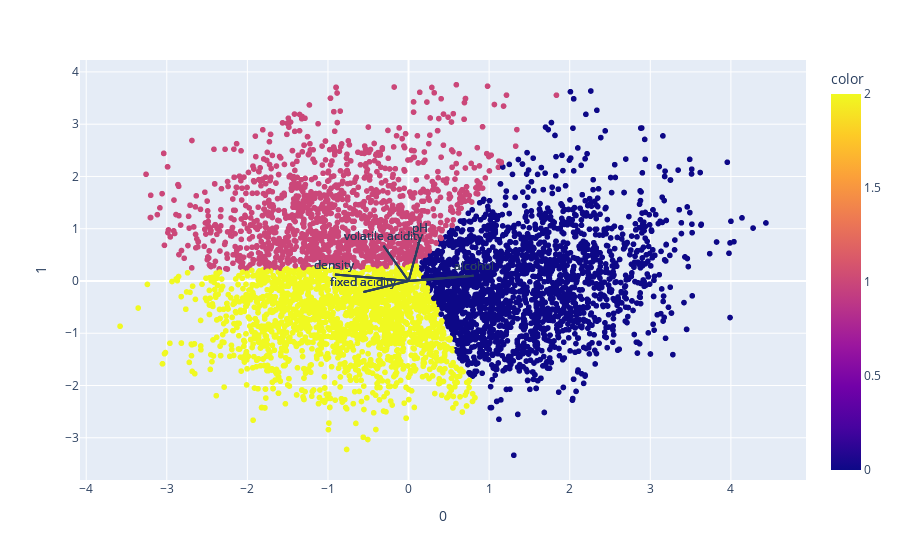

Source (notebook cell):
### Code cell
%matplotlib inline
for i, feature in enumerate(cols_to_use):
    fig.add_shape(
        type='line',
        x0=0, y0=0,
        x1=loadings[i, 0],
        y1=loadings[i, 1]
    )
    fig.add_annotation(
        x=loadings[i, 0],
        y=loadings[i, 1],
        ax=0, ay=0,
        xanchor="center",
        yanchor="bottom",
        text=feature,
    )
fig.show()

### Figure 1 — Plotly figure (JSON) as saved in the notebook; plotly's stock layout.template omitted (floating-point values rounded to 4 significant figures; data arrays with more than 128 entries replaced by an {"elided": "..."} marker saying what was removed)
{"data": [{"hovertemplate": "0=%{x}<br>1=%{y}<br>color=%{marker.color}<extra></extra>", "legendgroup": "", "marker": {"color": {"elided": "6497 int values"}, "coloraxis": "coloraxis", "symbol": "circle"}, "mode": "markers", "name": "", "showlegend": false, "type": "scattergl", "x": {"elided": "6497 float values"}, "xaxis": "x", "y": {"elided": "6497 float values"}, "yaxis": "y"}], "layout": {"annotations": [{"ax": 0, "ay": 0, "text": "fixed acidity", "x": -0.5592, "xanchor": "center", "y": -0.2127, "yanchor": "bottom"}, {"ax": 0, "ay": 0, "text": "volatile acidity", "x": -0.3107, "xanchor": "center", "y": 0.6738, "yanchor": "bottom"}, {"ax": 0, "ay": 0, "text": "pH", "x": 0.1474, "xanchor": "center", "y": 0.8298, "yanchor": "bottom"}, {"ax": 0, "ay": 0, "text": "alcohol", "x": 0.8067, "xanchor": "center", "y": 0.1002, "yanchor": "bottom"}, {"ax": 0, "ay": 0, "text": "density", "x": -0.9132, "xanchor": "center", "y": 0.1234, "yanchor": "bottom"}, {"ax": 0, "ay": 0, "text": "fixed acidity", "x": -0.5592, "xanchor": "center", "y": -0.2127, "yanchor": "bottom"}, {"ax": 0, "ay": 0, "text": "volatile acidity", "x": -0.3107, "xanchor": "center", "y": 0.6738, "yanchor": "bottom"}, {"ax": 0, "ay": 0, "text": "pH", "x": 0.1474, "xanchor": "center", "y": 0.8298, "yanchor": "bottom"}, {"ax": 0, "ay": 0, "text": "alcohol", "x": 0.8067, "xanchor": "center", "y": 0.1002, "yanchor": "bottom"}, {"ax": 0, "ay": 0, "text": "density", "x": -0.9132, "xanchor": "center", "y": 0.1234, "yanchor": "bottom"}, {"ax": 0, "ay": 0, "text": "fixed acidity", "x": -0.5592, "xanchor": "center", "y": -0.2127, "yanchor": "bottom"}, {"ax": 0, "ay": 0, "text": "volatile acidity", "x": -0.3107, "xanchor": "center", "y": 0.6738, "yanchor": "bottom"}, {"ax": 0, "ay": 0, "text": "pH", "x": 0.1474, "xanchor": "center", "y": 0.8298, "yanchor": "bottom"}, {"ax": 0, "ay": 0, "text": "alcohol", "x": 0.8067, "xanchor": "center", "y": 0.1002, "yanchor": "bottom"}, {"ax": 0, "ay": 0, "text": "density", "x": -0.9132, "xanchor": "center", "y": 0.1234, "yanchor": "bottom"}], "coloraxis": {"colorbar": {"title": {"text": "color"}}, "colorscale": [[0, "#0d0887"], [0.1111, "#46039f"], [0.2222, "#7201a8"], [0.3333, "#9c179e"], [0.4444, "#bd3786"], [0.5556, "#d8576b"], [0.6667, "#ed7953"], [0.7778, "#fb9f3a"], [0.8889, "#fdca26"], [1, "#f0f921"]]}, "legend": {"tracegroupgap": 0}, "margin": {"t": 60}, "shapes": [{"type": "line", "x0": 0, "x1": -0.5592, "y0": 0, "y1": -0.2127}, {"type": "line", "x0": 0, "x1": -0.3107, "y0": 0, "y1": 0.6738}, {"type": "line", "x0": 0, "x1": 0.1474, "y0": 0, "y1": 0.8298}, {"type": "line", "x0": 0, "x1": 0.8067, "y0": 0, "y1": 0.1002}, {"type": "line", "x0": 0, "x1": -0.9132, "y0": 0, "y1": 0.1234}, {"type": "line", "x0": 0, "x1": -0.5592, "y0": 0, "y1": -0.2127}, {"type": "line", "x0": 0, "x1": -0.3107, "y0": 0, "y1": 0.6738}, {"type": "line", "x0": 0, "x1": 0.1474, "y0": 0, "y1": 0.8298}, {"type": "line", "x0": 0, "x1": 0.8067, "y0": 0, "y1": 0.1002}, {"type": "line", "x0": 0, "x1": -0.9132, "y0": 0, "y1": 0.1234}, {"type": "line", "x0": 0, "x1": -0.5592, "y0": 0, "y1": -0.2127}, {"type": "line", "x0": 0, "x1": -0.3107, "y0": 0, "y1": 0.6738}, {"type": "line", "x0": 0, "x1": 0.1474, "y0": 0, "y1": 0.8298}, {"type": "line", "x0": 0, "x1": 0.8067, "y0": 0, "y1": 0.1002}, {"type": "line", "x0": 0, "x1": -0.9132, "y0": 0, "y1": 0.1234}], "xaxis": {"anchor": "y", "domain": [0, 1], "title": {"text": "0"}}, "yaxis": {"anchor": "x", "domain": [0, 1], "title": {"text": "1"}}}}
